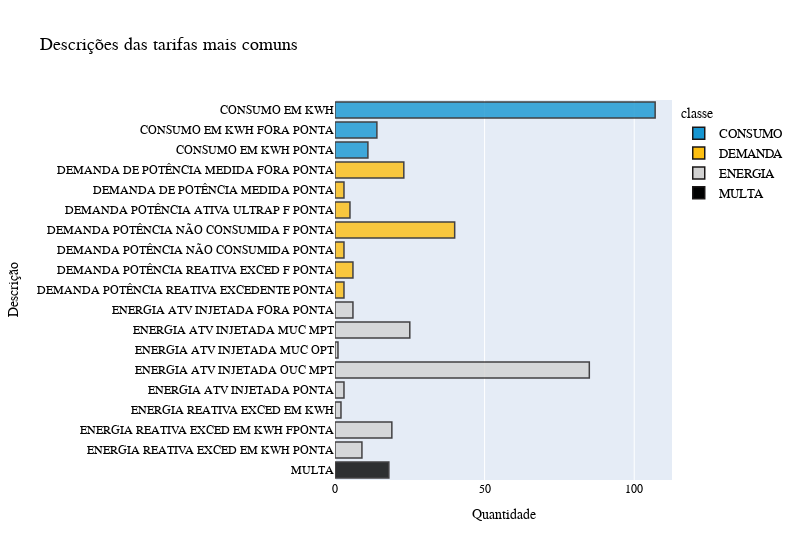

The cell this chart's notebook holds for it:
### Code cell
# Selecionando o dado a ser plotado
plot_data = pd.DataFrame({
	'descricao' : query_results,
	'classe' : query_results.apply(lambda x : x.split()[0])
}).sort_values(by='descricao', ascending=False)
# Plotando com plotly express
px.histogram(
	data_frame=plot_data,	    					# Dado a ser plotado
	y='descricao',									# Muda a orientacão para a vertical
	color='classe',									# Separa em classes
	color_discrete_sequence=CATEGORICAL_GROUPS[4],	# Define as cores dos grupos
	title='Descrições das tarifas mais comuns',		# Título do gráfico
	width=800, opacity=0.8							# Tamanho e alpha da cor
).update_traces(												
	marker_line_color=SHADES['GRAY'][6], 			# Customização do layout da barra	
	marker_line_width=1.5,
).update_layout(
	legend_traceorder='reversed',					# Corrige a legenda em orem alfabética
	xaxis_title='Quantidade',						# Renomeia título do eixo x 
	yaxis_title='Descrição',						# Renomeia título do eixo y 
	**LAYOUT_SPECS									# Customizações do layout
)

### Figure 1 — Plotly figure (JSON) as saved in the notebook; plotly's stock layout.template omitted (floating-point values rounded to 4 significant figures; data arrays with more than 128 entries replaced by an {"elided": "..."} marker saying what was removed)
{"data": [{"alignmentgroup": "True", "bingroup": "y", "hovertemplate": "classe=MULTA<br>count=%{x}<br>descricao=%{y}<extra></extra>", "legendgroup": "MULTA", "marker": {"color": "#000000", "line": {"color": "#1A1717", "width": 1.5}, "opacity": 0.8, "pattern": {"shape": ""}}, "name": "MULTA", "offsetgroup": "MULTA", "orientation": "h", "showlegend": true, "type": "histogram", "xaxis": "x", "y": ["MULTA", "MULTA", "MULTA", "MULTA", "MULTA", "MULTA", "MULTA", "MULTA", "MULTA", "MULTA", "MULTA", "MULTA", "MULTA", "MULTA", "MULTA", "MULTA", "MULTA", "MULTA"], "yaxis": "y"}, {"alignmentgroup": "True", "bingroup": "y", "hovertemplate": "classe=ENERGIA<br>count=%{x}<br>descricao=%{y}<extra></extra>", "legendgroup": "ENERGIA", "marker": {"color": "#d2d2d2", "line": {"color": "#1A1717", "width": 1.5}, "opacity": 0.8, "pattern": {"shape": ""}}, "name": "ENERGIA", "offsetgroup": "ENERGIA", "orientation": "h", "showlegend": true, "type": "histogram", "xaxis": "x", "y": {"elided": "150 str values"}, "yaxis": "y"}, {"alignmentgroup": "True", "bingroup": "y", "hovertemplate": "classe=DEMANDA<br>count=%{x}<br>descricao=%{y}<extra></extra>", "legendgroup": "DEMANDA", "marker": {"color": "#fdbf11", "line": {"color": "#1A1717", "width": 1.5}, "opacity": 0.8, "pattern": {"shape": ""}}, "name": "DEMANDA", "offsetgroup": "DEMANDA", "orientation": "h", "showlegend": true, "type": "histogram", "xaxis": "x", "y": ["DEMANDA POTÊNCIA REATIVA EXCEDENTE PONTA", "DEMANDA POTÊNCIA REATIVA EXCEDENTE PONTA", "DEMANDA POTÊNCIA REATIVA EXCEDENTE PONTA", "DEMANDA POTÊNCIA REATIVA EXCED F PONTA", "DEMANDA POTÊNCIA REATIVA EXCED F PONTA", "DEMANDA POTÊNCIA REATIVA EXCED F PONTA", "DEMANDA POTÊNCIA REATIVA EXCED F PONTA", "DEMANDA POTÊNCIA REATIVA EXCED F PONTA", "DEMANDA POTÊNCIA REATIVA EXCED F PONTA", "DEMANDA POTÊNCIA NÃO CONSUMIDA PONTA", "DEMANDA POTÊNCIA NÃO CONSUMIDA PONTA", "DEMANDA POTÊNCIA NÃO CONSUMIDA PONTA", "DEMANDA POTÊNCIA NÃO CONSUMIDA F PONTA", "DEMANDA POTÊNCIA NÃO CONSUMIDA F PONTA", "DEMANDA POTÊNCIA NÃO CONSUMIDA F PONTA", "DEMANDA POTÊNCIA NÃO CONSUMIDA F PONTA", "DEMANDA POTÊNCIA NÃO CONSUMIDA F PONTA", "DEMANDA POTÊNCIA NÃO CONSUMIDA F PONTA", "DEMANDA POTÊNCIA NÃO CONSUMIDA F PONTA", "DEMANDA POTÊNCIA NÃO CONSUMIDA F PONTA", "DEMANDA POTÊNCIA NÃO CONSUMIDA F PONTA", "DEMANDA POTÊNCIA NÃO CONSUMIDA F PONTA", "DEMANDA POTÊNCIA NÃO CONSUMIDA F PONTA", "DEMANDA POTÊNCIA NÃO CONSUMIDA F PONTA", "DEMANDA POTÊNCIA NÃO CONSUMIDA F PONTA", "DEMANDA POTÊNCIA NÃO CONSUMIDA F PONTA", "DEMANDA POTÊNCIA NÃO CONSUMIDA F PONTA", "DEMANDA POTÊNCIA NÃO CONSUMIDA F PONTA", "DEMANDA POTÊNCIA NÃO CONSUMIDA F PONTA", "DEMANDA POTÊNCIA NÃO CONSUMIDA F PONTA", "DEMANDA POTÊNCIA NÃO CONSUMIDA F PONTA", "DEMANDA POTÊNCIA NÃO CONSUMIDA F PONTA", "DEMANDA POTÊNCIA NÃO CONSUMIDA F PONTA", "DEMANDA POTÊNCIA NÃO CONSUMIDA F PONTA", "DEMANDA POTÊNCIA NÃO CONSUMIDA F PONTA", "DEMANDA POTÊNCIA NÃO CONSUMIDA F PONTA", "DEMANDA POTÊNCIA NÃO CONSUMIDA F PONTA", "DEMANDA POTÊNCIA NÃO CONSUMIDA F PONTA", "DEMANDA POTÊNCIA NÃO CONSUMIDA F PONTA", "DEMANDA POTÊNCIA NÃO CONSUMIDA F PONTA", "DEMANDA POTÊNCIA NÃO CONSUMIDA F PONTA", "DEMANDA POTÊNCIA NÃO CONSUMIDA F PONTA", "DEMANDA POTÊNCIA NÃO CONSUMIDA F PONTA", "DEMANDA POTÊNCIA NÃO CONSUMIDA F PONTA", "DEMANDA POTÊNCIA NÃO CONSUMIDA F PONTA", "DEMANDA POTÊNCIA NÃO CONSUMIDA F PONTA", "DEMANDA POTÊNCIA NÃO CONSUMIDA F PONTA", "DEMANDA POTÊNCIA NÃO CONSUMIDA F PONTA", "DEMANDA POTÊNCIA NÃO CONSUMIDA F PONTA", "DEMANDA POTÊNCIA NÃO CONSUMIDA F PONTA", "DEMANDA POTÊNCIA NÃO CONSUMIDA F PONTA", "DEMANDA POTÊNCIA NÃO CONSUMIDA F PONTA", "DEMANDA POTÊNCIA ATIVA ULTRAP F PONTA", "DEMANDA POTÊNCIA ATIVA ULTRAP F PONTA", "DEMANDA POTÊNCIA ATIVA ULTRAP F PONTA", "DEMANDA POTÊNCIA ATIVA ULTRAP F PONTA", "DEMANDA POTÊNCIA ATIVA ULTRAP F PONTA", "DEMANDA DE POTÊNCIA MEDIDA PONTA", "DEMANDA DE POTÊNCIA MEDIDA PONTA", "DEMANDA DE POTÊNCIA MEDIDA PONTA", "DEMANDA DE POTÊNCIA MEDIDA FORA PONTA", "DEMANDA DE POTÊNCIA MEDIDA FORA PONTA", "DEMANDA DE POTÊNCIA MEDIDA FORA PONTA", "DEMANDA DE POTÊNCIA MEDIDA FORA PONTA", "DEMANDA DE POTÊNCIA MEDIDA FORA PONTA", "DEMANDA DE POTÊNCIA MEDIDA FORA PONTA", "DEMANDA DE POTÊNCIA MEDIDA FORA PONTA", "DEMANDA DE POTÊNCIA MEDIDA FORA PONTA", "DEMANDA DE POTÊNCIA MEDIDA FORA PONTA", "DEMANDA DE POTÊNCIA MEDIDA FORA PONTA", "DEMANDA DE POTÊNCIA MEDIDA FORA PONTA", "DEMANDA DE POTÊNCIA MEDIDA FORA PONTA", "DEMANDA DE POTÊNCIA MEDIDA FORA PONTA", "DEMANDA DE POTÊNCIA MEDIDA FORA PONTA", "DEMANDA DE POTÊNCIA MEDIDA FORA PONTA", "DEMANDA DE POTÊNCIA MEDIDA FORA PONTA", "DEMANDA DE POTÊNCIA MEDIDA FORA PONTA", "DEMANDA DE POTÊNCIA MEDIDA FORA PONTA", "DEMANDA DE POTÊNCIA MEDIDA FORA PONTA", "DEMANDA DE POTÊNCIA MEDIDA FORA PONTA", "DEMANDA DE POTÊNCIA MEDIDA FORA PONTA", "DEMANDA DE POTÊNCIA MEDIDA FORA PONTA", "DEMANDA DE POTÊNCIA MEDIDA FORA PONTA"], "yaxis": "y"}, {"alignmentgroup": "True", "bingroup": "y", "hovertemplate": "classe=CONSUMO<br>count=%{x}<br>descricao=%{y}<extra></extra>", "legendgroup": "CONSUMO", "marker": {"color": "#1696d2", "line": {"color": "#1A1717", "width": 1.5}, "opacity": 0.8, "pattern": {"shape": ""}}, "name": "CONSUMO", "offsetgroup": "CONSUMO", "orientation": "h", "showlegend": true, "type": "histogram", "xaxis": "x", "y": {"elided": "132 str values"}, "yaxis": "y"}], "layout": {"barmode": "relative", "hoverlabel": {"font": {"family": "Lato-Regular", "size": 14}}, "legend": {"font": {"color": "#000000", "family": "Lato-Regular", "size": 13}, "title": {"font": {"color": "#000000", "family": "Lato-Bold", "size": 14}, "text": "classe"}, "tracegroupgap": 0, "traceorder": "reversed"}, "title": {"font": {"color": "#000000", "family": "Lato-Bold", "size": 18}, "text": "Descrições das tarifas mais comuns"}, "width": 800, "xaxis": {"anchor": "y", "domain": [0, 1], "tickfont": {"color": "#000000", "family": "Lato-Regular", "size": 12}, "title": {"font": {"color": "#000000", "family": "Lato-Italic", "size": 14}, "text": "Quantidade"}}, "yaxis": {"anchor": "x", "domain": [0, 1], "tickfont": {"color": "#000000", "family": "Lato-Regular", "size": 12}, "title": {"font": {"color": "#000000", "family": "Lato-Italic", "size": 14}, "text": "Descrição"}}}}
